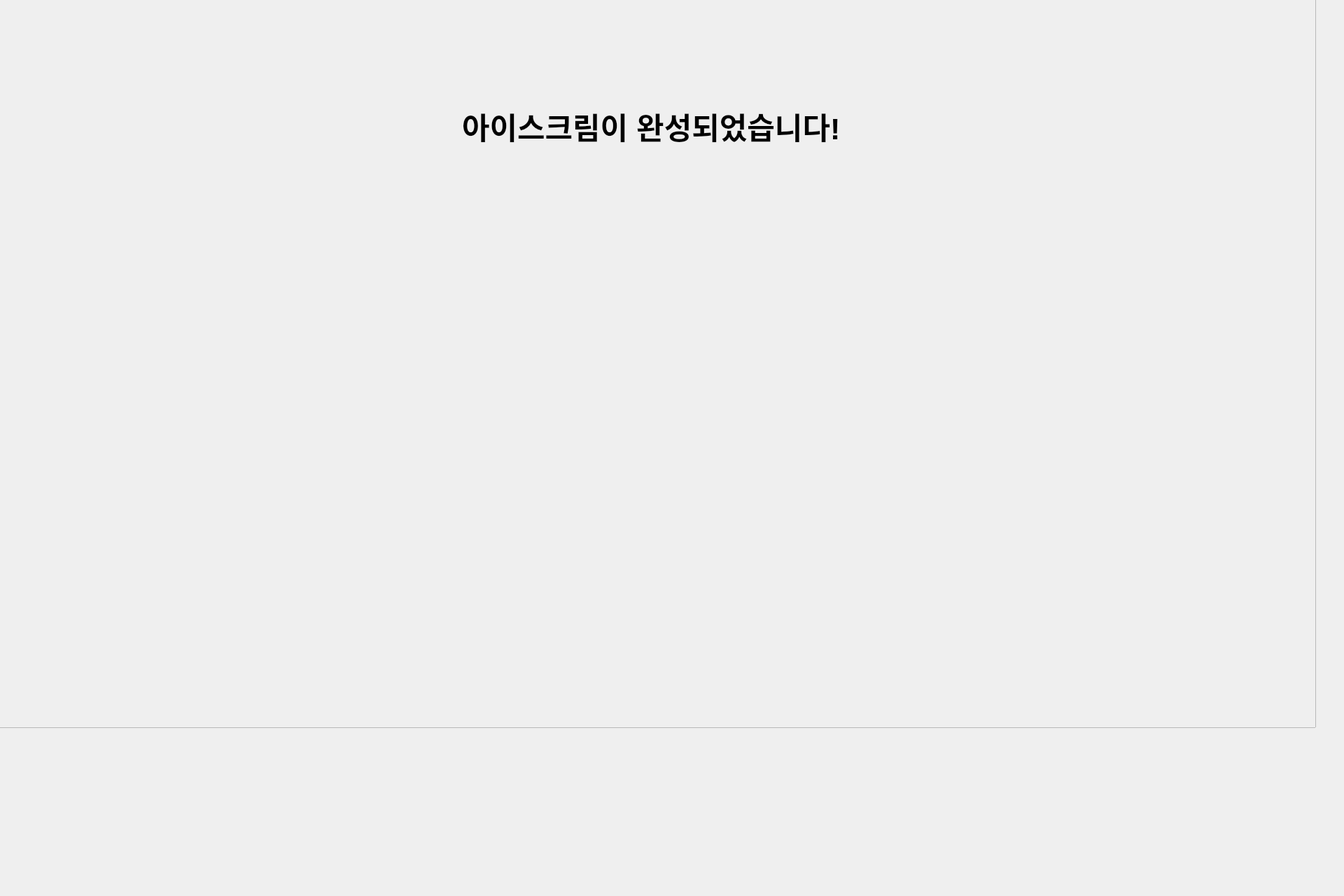
<?xml version="1.0" encoding="UTF-8"?>
<ui version="4.0">
 <class>Dialog</class>
 <widget class="QDialog" name="Dialog">
  <property name="geometry">
   <rect>
    <x>0</x>
    <y>0</y>
    <width>1920</width>
    <height>1280</height>
   </rect>
  </property>
  <property name="windowTitle">
   <string>Dialog</string>
  </property>
  <property name="styleSheet">
   <string notr="true">QPushButton {
    border: 2px solid #1E90FF;  /* 테두리 색상: DodgerBlue */
    border-radius: 10px;        /* 둥근 테두리 */
    padding: 5px;               /* 버튼 내부 여백 */
    background-color: #F0F8FF;  /* 배경 색상: AliceBlue */
}

QPushButton:hover {
    border: 2px solid #00BFFF;  /* 마우스 올렸을 때 테두리 색상: DeepSkyBlue */
    background-color: #E6F2FF;  /* 마우스 올렸을 때 배경 색상 */
}
</string>
  </property>
  <widget class="QLabel" name="label">
   <property name="geometry">
    <rect>
     <x>660</x>
     <y>120</y>
     <width>581</width>
     <height>121</height>
    </rect>
   </property>
   <property name="font">
    <font>
     <pointsize>32</pointsize>
     <weight>75</weight>
     <bold>true</bold>
    </font>
   </property>
   <property name="text">
    <string>아이스크림이 완성되었습니다!</string>
   </property>
  </widget>
  <widget class="QFrame" name="frame">
   <property name="geometry">
    <rect>
     <x>-40</x>
     <y>-40</y>
     <width>1920</width>
     <height>1080</height>
    </rect>
   </property>
   <property name="styleSheet">
    <string notr="true">QFrame {
    background-image: url(/home/messi/ws_amr/qt/dall.jpg); /* 배경 이미지 설정 */
    background-position: center; /* 이미지 중앙 정렬 */
    background-repeat: no-repeat; /* 이미지 반복 안함 */
}</string>
   </property>
   <property name="frameShape">
    <enum>QFrame::StyledPanel</enum>
   </property>
   <property name="frameShadow">
    <enum>QFrame::Raised</enum>
   </property>
   <widget class="QLabel" name="label_3">
    <property name="geometry">
     <rect>
      <x>-40</x>
      <y>-40</y>
      <width>1920</width>
      <height>1080</height>
     </rect>
    </property>
    <property name="text">
     <string>TextLabel</string>
    </property>
   </widget>
  </widget>
  <zorder>frame</zorder>
  <zorder>label</zorder>
 </widget>
 <resources/>
 <connections/>
</ui>
